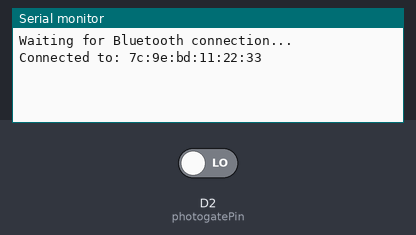
Recording of a sketch running on a simulated Arduino Nano 33 IoT. Parts: the last lines printed to the serial monitor. The inputs (shaded band) are chosen by the test bench; at power-on: D2 (photogatePin) LOW. Storage starts empty; nothing arrives over Bluetooth unless stated; a phone connects over Bluetooth LE 3 s after start.

Above: at 3.8 s.
3.9 s: D2 (photogatePin) driven HIGH
At 4.8 s:
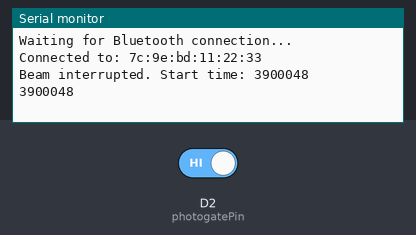
5.4 s: D2 (photogatePin) driven LOW
At 6.0 s:
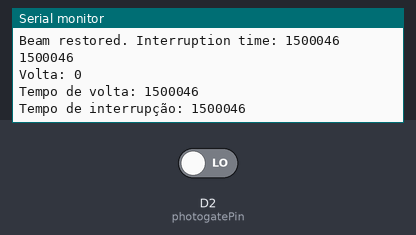

The sketch:

Photogate.ino
```cpp
#include <ArduinoBLE.h>
#include <SD.h>

const int photogatePin = 2;
unsigned long startTime = 0;
unsigned long endTime = 0;
bool beamInterrupted = false;
int voltas = 0;

BLEService photogateService("19b10000-e8f2-537e-4f6c-d104768a1214");
BLEUnsignedLongCharacteristic startTimeCharacteristic("19b10001-e8f2-537e-4f6c-d104768a1214", BLERead | BLENotify);
BLEUnsignedLongCharacteristic interruptionTimeCharacteristic("19b10002-e8f2-537e-4f6c-d104768a1214", BLERead | BLENotify);

File dataFile;
String dataString = "";

void setup() {
  pinMode(photogatePin, INPUT);
  Serial.begin(9600);

  if (!BLE.begin()) {
    Serial.println("Failed to initialize Bluetooth");
    while (1);
  }

  BLE.setLocalName("Photogate");
  BLE.setAdvertisedService(photogateService);
  photogateService.addCharacteristic(startTimeCharacteristic);
  photogateService.addCharacteristic(interruptionTimeCharacteristic);
  BLE.addService(photogateService);

  startTimeCharacteristic.writeValue(startTime);
  interruptionTimeCharacteristic.writeValue(0);
  BLE.advertise();

  Serial.println("Waiting for Bluetooth connection...");

  if (!SD.begin()) {
    Serial.println("Failed to initialize SD card");
    while (1);
  }

  dataFile = SD.open("dados.txt", FILE_WRITE);

  if (!dataFile) {
    Serial.println("Failed to open file");
    while (1);
  }
}

void loop() {
  BLEDevice central = BLE.central();

  if (central) {
    Serial.print("Connected to: ");
    Serial.println(central.address());

    while (central.connected()) {
      if (digitalRead(photogatePin) == HIGH && !beamInterrupted) {
        beamInterrupted = true;
        startTime = micros();
        Serial.print("Beam interrupted. Start time: ");
        Serial.println(startTime);
        startTimeCharacteristic.writeValue(startTime);

        // Send start time via serial
        Serial.println(startTime);

        dataString = String(startTime) + ",";
      }

      if (digitalRead(photogatePin) == LOW && beamInterrupted) {
        beamInterrupted = false;
        endTime = micros();
        unsigned long interruptionTime = endTime - startTime;
        Serial.print("Beam restored. Interruption time: ");
        Serial.println(interruptionTime);
        interruptionTimeCharacteristic.writeValue(interruptionTime);

        // Send interruption time via serial
        Serial.println(interruptionTime);

        unsigned long tempoVolta = endTime - startTime;
        unsigned long tempoInterrupcao = interruptionTime;

        // Send current lap and times via serial
        Serial.print("Volta: ");
        Serial.println(voltas);
        Serial.print("Tempo de volta: ");
        Serial.println(tempoVolta);
        Serial.print("Tempo de interrupção: ");
        Serial.println(tempoInterrupcao);

        dataString += String(tempoVolta) + "," + String(tempoInterrupcao) + ",";
        dataFile.println(dataString);
        dataString = "";

        // Reset voltas and times for the next lap
        voltas++;
        startTime = 0;
        endTime = 0;
        tempoVolta = 0;
        tempoInterrupcao = 0;
      }
    }

    Serial.print("Disconnected from: ");
    Serial.println(central.address());
  }

  dataFile.close();
}
```

Measured:
- after the input at 3.9 s, the serial monitor: prints a new line at once (image 1)
- after the input at 5.4 s, the serial monitor: prints a new line at once (image 2)
